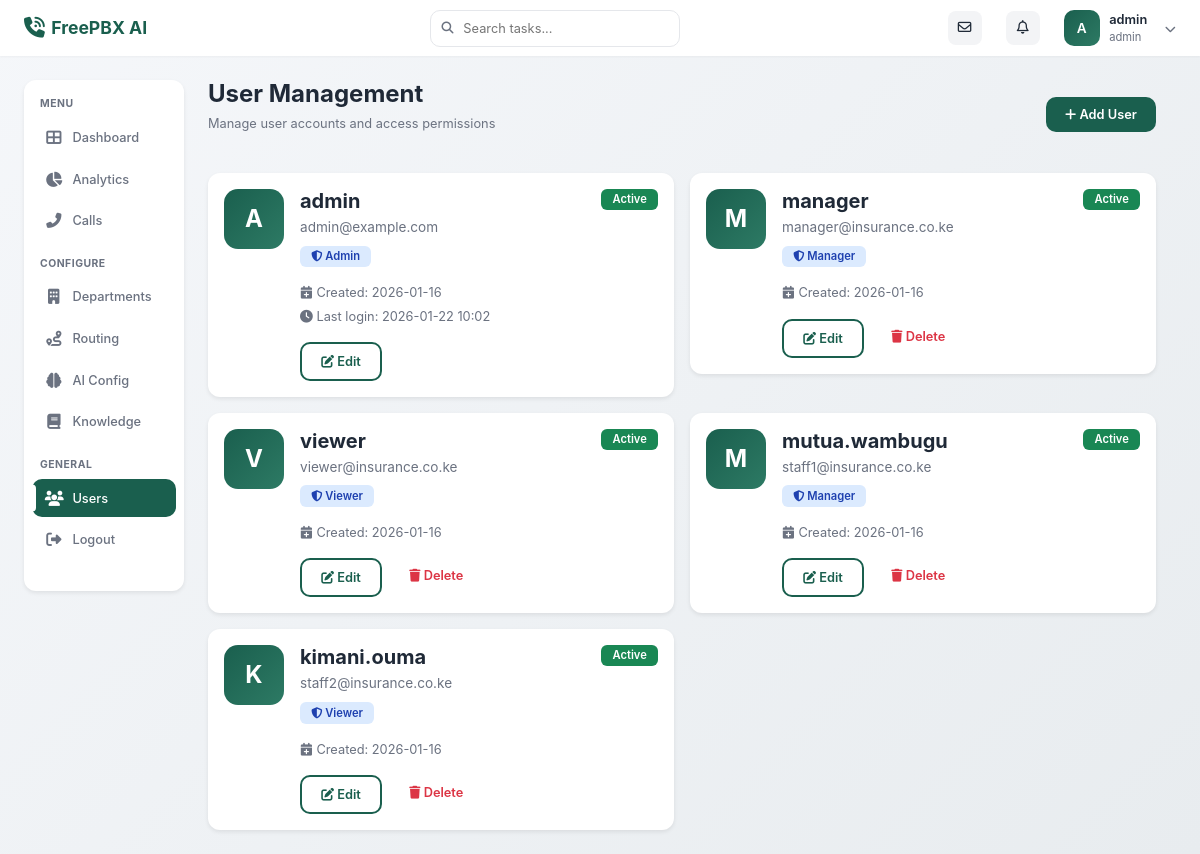
Before: /auth/users (signed in) with the older database file.
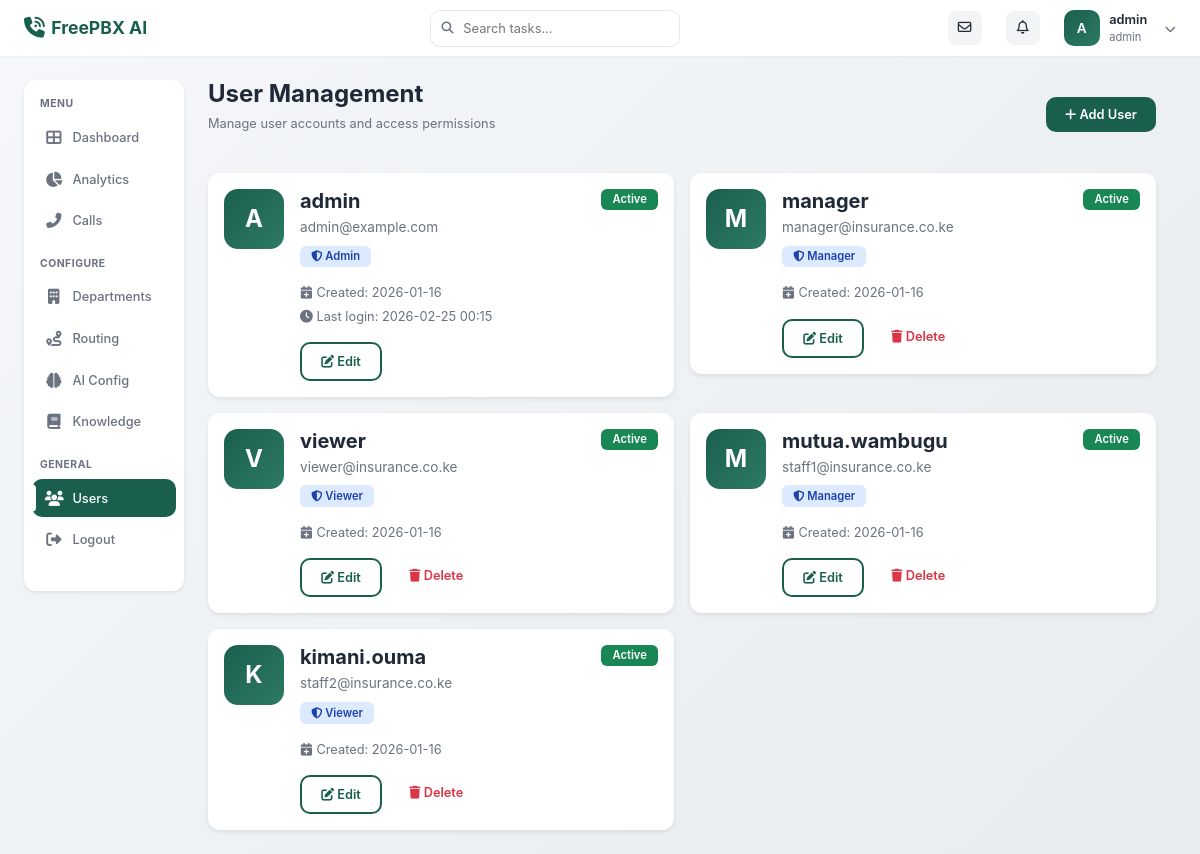
After: the same page with the newer database file.
### models/user.py (models this page shows, shortened)
class User(UserMixin, db.Model):
    __tablename__ = 'users'
    id = db.Column(db.Integer, primary_key=True)
    username = db.Column(db.String(80), unique=True, nullable=False, index=True)
    email = db.Column(db.String(120), unique=True, nullable=True)
    password_hash = db.Column(db.String(255), nullable=False)
    role = db.Column(db.String(20), nullable=False, default='viewer')
    is_active = db.Column(db.Boolean, default=True, nullable=False)
    created_at = db.Column(db.DateTime, default=datetime.utcnow, nullable=False)
    last_login = db.Column(db.DateTime)
    def has_permission(self, required_role):
        role_hierarchy = {'viewer': 1, 'manager': 2, 'admin': 3}
        return role_hierarchy.get(self.role, 0) >= role_hierarchy.get(required_role, 0)

### blueprints/auth/routes.py (the view)
@auth_bp.route('/users')
@login_required
def list_users():
    if not current_user.has_permission('admin'):
        flash('Access denied. Admin privileges required.', 'error')
        return redirect(url_for('admin.dashboard'))
    users = User.query.all()
    return render_template('admin/users.html', users=users)

### templates/admin/users.html (shortened to what this page needs)
{% extends "base.html" %}
{% block content %}
<div class="page-header d-flex justify-content-between align-items-center">
    <div>
        <h1 class="page-title">User Management</h1>
        <p class="page-subtitle">Manage user accounts and access permissions</p>
    </div>
    <a href="{{ url_for('auth.create_user') }}" class="btn btn-primary">
        <i class="fas fa-plus"></i> Add User
    </a>
</div>
{% if users %}
<div class="row g-3">
    {% for user in users %}
    <div class="col-md-6">
        <div class="card">
            <div class="card-body">
                <div class="d-flex align-items-start gap-3">
                    <div style="width: 60px; height: 60px; border-radius: 14px; background: linear-gradient(135deg, var(--primary-color), var(--primary-light)); display: flex; align-items: center; justify-content: center; color: white; font-weight: 700; font-size: 1.5rem;">
                        {{ user.username[0].upper() }}
                    </div>
                    <div style="flex: 1;">
                        <div class="d-flex justify-content-between align-items-start mb-2">
                            <div>
                                <h5 style="font-weight: 700; margin-bottom: 0.25rem; color: var(--text-primary);">
                                    {{ user.username }}
                                </h5>
                                {% if user.email %}
                                <p style="color: var(--text-secondary); font-size: 0.85rem; margin: 0;">
                                    {{ user.email }}
                                </p>
                                {% endif %}
                            </div>
                            {% if user.is_active %}
                                <span class="badge bg-success">Active</span>
                            {% else %}
                                <span class="badge bg-secondary">Inactive</span>
                            {% endif %}
                        </div>
                        <div class="d-flex gap-2 mb-3">
                            <span class="badge" style="background: #dbeafe; color: #1e40af; text-transform: capitalize;">
                                <i class="fas fa-shield-alt"></i> {{ user.role }}
                            </span>
                        </div>
                        <div style="font-size: 0.8rem; color: var(--text-secondary); margin-bottom: 1rem;">
                            <div class="mb-1">
                                <i class="fas fa-calendar-plus"></i> Created: {{ user.created_at.strftime('%Y-%m-%d') }}
                            </div>
                            {% if user.last_login %}
                            <div>
                                <i class="fas fa-clock"></i> Last login: {{ user.last_login.strftime('%Y-%m-%d %H:%M') }}
                            </div>
                            {% endif %}
                        </div>
                        <div class="d-flex gap-2">
                            <a href="{{ url_for('auth.edit_user', user_id=user.id) }}"
                               class="btn btn-sm btn-outline-primary">
                                <i class="fas fa-edit"></i> Edit
                            </a>
                            {% if user.id != current_user.id %}
                            <form method="POST" action="{{ url_for('auth.delete_user', user_id=user.id) }}"
                                  class="d-inline" onsubmit="return confirm('Are you sure you want to delete this user?');">
                                <button type="submit" class="btn btn-sm btn-outline-danger">
                                    <i class="fas fa-trash"></i> Delete
                                </button>
                            </form>
                            {% endif %}
                        </div>
                    </div>
                </div>
            </div>
        </div>
    </div>
    {% endfor %}
</div>
{% endif %}
{% endblock %}

### templates/base.html (shortened to what this page needs)
<!DOCTYPE html>
<html lang="en">
<head>
    <link href="https://cdn.jsdelivr.net/npm/bootstrap@5.3.0/dist/css/bootstrap.min.css" rel="stylesheet">
    <link href="https://cdnjs.cloudflare.com/ajax/libs/font-awesome/6.4.0/css/all.min.css" rel="stylesheet">
</head>
<body>
    <nav class="navbar">
        <div class="container-fluid px-0">
            <a class="navbar-brand" href="{{ url_for('admin.dashboard') }}">
                <i class="fas fa-phone-volume"></i>
                <span>FreePBX AI</span>
            </a>
            {% if current_user.is_authenticated %}
            <div class="search-box">
                <i class="fas fa-search"></i>
                <input type="text" placeholder="Search tasks..." id="searchInput">
            </div>
            <div class="navbar-actions">
                <button class="icon-btn">
                    <i class="far fa-envelope"></i>
                </button>
                <button class="icon-btn">
                    <i class="far fa-bell"></i>
                </button>
                <div class="dropdown">
                    <div class="user-profile" data-bs-toggle="dropdown" aria-expanded="false" style="cursor: pointer;">
                        <div class="user-avatar">
                            {{ current_user.username[0].upper() }}
                        </div>
                        <div class="user-info">
                            <div class="user-name">{{ current_user.username }}</div>
                            <div class="user-email">{{ current_user.role }}</div>
                        </div>
                        <i class="fas fa-chevron-down" style="font-size: 0.7rem; margin-left: 0.5rem; color: var(--text-secondary);"></i>
                    </div>
                </div>
            </div>
            {% endif %}
        </div>
    </nav>
    <div class="main-container">
        {% if current_user.is_authenticated %}
        <aside class="sidebar">
            <div class="sidebar-section">
                <div class="sidebar-label">Menu</div>
                <ul class="sidebar-nav">
                    <li class="sidebar-nav-item">
                        <a href="{{ url_for('admin.dashboard') }}"
                           class="sidebar-nav-link {% if request.endpoint == 'admin.dashboard' %}active{% endif %}">
                            <i class="fas fa-th-large"></i>
                            <span>Dashboard</span>
                        </a>
                    </li>
                    <li class="sidebar-nav-item">
                        <a href="{{ url_for('admin.analytics') }}"
                           class="sidebar-nav-link {% if request.endpoint == 'admin.analytics' %}active{% endif %}">
                            <i class="fas fa-chart-pie"></i>
                            <span>Analytics</span>
                        </a>
                    </li>
                    <li class="sidebar-nav-item">
                        <a href="{{ url_for('admin.call_logs') }}"
                           class="sidebar-nav-link {% if request.endpoint in ['admin.call_logs', 'admin.call_detail'] %}active{% endif %}">
                            <i class="fas fa-phone-alt"></i>
                            <span>Calls</span>
                        </a>
                    </li>
                </ul>
            </div>
            {% if current_user.has_permission('manager') %}
            <div class="sidebar-section">
                <div class="sidebar-label">Configure</div>
                <ul class="sidebar-nav">
                    <li class="sidebar-nav-item">
                        <a href="{{ url_for('admin.departments') }}"
                           class="sidebar-nav-link {% if 'department' in request.endpoint %}active{% endif %}">
                            <i class="fas fa-building"></i>
                            <span>Departments</span>
                        </a>
                    </li>
                    <li class="sidebar-nav-item">
                        <a href="{{ url_for('admin.routing_rules') }}"
                           class="sidebar-nav-link {% if 'routing' in request.endpoint %}active{% endif %}">
                            <i class="fas fa-route"></i>
                            <span>Routing</span>
                        </a>
                    </li>
                    <li class="sidebar-nav-item">
                        <a href="{{ url_for('admin.ai_config') }}"
                           class="sidebar-nav-link {% if 'ai_config' in request.endpoint %}active{% endif %}">
                            <i class="fas fa-brain"></i>
                            <span>AI Config</span>
                        </a>
                    </li>
                    <li class="sidebar-nav-item">
                        <a href="{{ url_for('admin.knowledge_base') }}"
                           class="sidebar-nav-link {% if 'knowledge' in request.endpoint %}active{% endif %}">
                            <i class="fas fa-book"></i>
                            <span>Knowledge</span>
                        </a>
                    </li>
                </ul>
            </div>
            {% endif %}
            <div class="sidebar-section">
                <div class="sidebar-label">General</div>
                <ul class="sidebar-nav">
                    {% if current_user.has_permission('admin') %}
                    <li class="sidebar-nav-item">
                        <a href="{{ url_for('auth.list_users') }}"
                           class="sidebar-nav-link {% if 'users' in request.endpoint %}active{% endif %}">
                            <i class="fas fa-users"></i>
                            <span>Users</span>
                        </a>
                    </li>
                    {% endif %}
                    <li class="sidebar-nav-item">
                        <a href="{{ url_for('auth.logout') }}" class="sidebar-nav-link">
                            <i class="fas fa-sign-out-alt"></i>
                            <span>Logout</span>
                        </a>
                    </li>
                </ul>
            </div>
        </aside>
        {% endif %}
        <main class="main-content">
            {% block content %}{% endblock %}
        </main>
    </div>
</body>
</html>

### templates/base.html (style rules this page uses)
:root { --primary-color: #1a5f4e; --primary-light: #2d7a64; --primary-dark: #0f4537; --secondary-color: #f8f9fa; --accent-color: #34d399; --text-primary: #1f2937; --text-secondary: #6b7280; --sidebar-width: 180px; --border-radius: 12px; --card-shadow: 0 2px 4px rgba(0, 0, 0, 0.08); }
* { margin: 0; padding: 0; box-sizing: border-box; }
body { font-family: 'Inter', -apple-system, BlinkMacSystemFont, 'Segoe UI', Roboto, sans-serif; background: linear-gradient(135deg, #f5f7fa 0%, #e8ecef 100%); color: var(--text-primary); overflow-x: hidden; font-size: 13px; }
.navbar { background: white; box-shadow: 0 1px 2px rgba(0, 0, 0, 0.04); padding: 0.6rem 1.5rem; position: sticky; top: 0; z-index: 1000; }
.navbar-brand { font-weight: 700; font-size: 1.1rem; color: var(--primary-color) !important; display: flex; align-items: center; gap: 0.4rem; }
.navbar-brand i { font-size: 1.3rem; }
.search-box { position: relative; width: 320px; }
.search-box input { width: 100%; padding: 0.5rem 0.8rem 0.5rem 2rem; border: 1px solid #e5e7eb; border-radius: 10px; font-size: 0.8rem; transition: border-color 0.15s; }
.search-box i { position: absolute; left: 0.7rem; top: 50%; transform: translateY(-50%); color: var(--text-secondary); font-size: 0.75rem; }
.navbar-actions { display: flex; align-items: center; gap: 1.5rem; }
.navbar-actions .icon-btn { width: 34px; height: 34px; border-radius: 8px; border: none; background: #f3f4f6; color: var(--text-primary); display: flex; align-items: center; justify-content: center; cursor: pointer; transition: all 0.15s; font-size: 0.85rem; }
.user-profile { display: flex; align-items: center; gap: 0.6rem; cursor: pointer; }
.user-avatar { width: 36px; height: 36px; border-radius: 10px; background: linear-gradient(135deg, var(--primary-color), var(--primary-light)); display: flex; align-items: center; justify-content: center; color: white; font-weight: 600; font-size: 0.85rem; }
.user-info { display: flex; flex-direction: column; }
.user-name { font-weight: 600; font-size: 0.8rem; color: var(--text-primary); }
.user-email { font-size: 0.7rem; color: var(--text-secondary); }
.main-container { display: flex; min-height: calc(100vh - 72px); padding: 1.5rem; gap: 1.5rem; }
.sidebar { width: var(--sidebar-width); background: white; border-radius: var(--border-radius); padding: 1rem 0; box-shadow: var(--card-shadow); height: fit-content; position: sticky; top: 80px; }
.sidebar-section { margin-bottom: 1rem; }
.sidebar-label { font-size: 0.65rem; font-weight: 700; text-transform: uppercase; color: var(--text-secondary); padding: 0 1rem; margin-bottom: 0.4rem; letter-spacing: 0.5px; }
.sidebar-nav { list-style: none; padding: 0; }
.sidebar-nav-item { margin: 0.2rem 0.5rem; }
.sidebar-nav-link { display: flex; align-items: center; gap: 0.6rem; padding: 0.6rem 0.8rem; color: var(--text-secondary); text-decoration: none; border-radius: 10px; transition: all 0.15s; font-size: 0.8rem; font-weight: 500; position: relative; }
.sidebar-nav-link i { font-size: 0.95rem; width: 18px; text-align: center; }
.sidebar-nav-link.active { background: var(--primary-color); color: white; }
.sidebar-nav-link.active::before { content: ''; position: absolute; left: 0; top: 50%; transform: translateY(-50%); width: 4px; height: 70%; background: white; border-radius: 0 4px 4px 0; }
.main-content { flex: 1; max-width: calc(100% - var(--sidebar-width) - 1.5rem); }
.page-header { margin-bottom: 1.5rem; }
.page-title { font-size: 1.5rem; font-weight: 700; color: var(--text-primary); margin-bottom: 0.3rem; }
.page-subtitle { color: var(--text-secondary); font-size: 0.8rem; }
.card { background: white; border: none; border-radius: var(--border-radius); box-shadow: var(--card-shadow); overflow: hidden; transition: box-shadow 0.15s; }
.btn { padding: 0.5rem 1.2rem; border-radius: 10px; font-weight: 600; font-size: 0.8rem; transition: all 0.15s; border: none; }
.btn-primary { background: var(--primary-color); color: white; }
.btn-outline-primary { border: 2px solid var(--primary-color); color: var(--primary-color); background: transparent; }
.badge { padding: 0.3rem 0.7rem; border-radius: 6px; font-weight: 600; font-size: 0.7rem; }
@media (max-width: 1200px) { .sidebar { width: 160px; } }
@media (max-width: 1200px) { .search-box { width: 250px; } }

Changed rows visible on the page:
changed User "admin": last_login "2026-01-22 10:02" → "2026-02-25 00:15"
